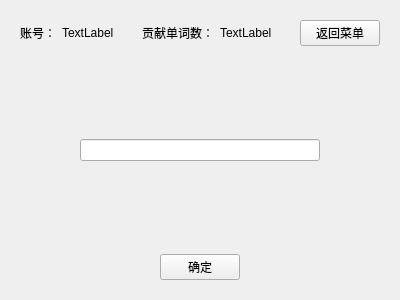
<?xml version="1.0" encoding="UTF-8"?>
<ui version="4.0">
 <class>AddWord</class>
 <widget class="QWidget" name="AddWord">
  <property name="geometry">
   <rect>
    <x>0</x>
    <y>0</y>
    <width>400</width>
    <height>300</height>
   </rect>
  </property>
  <property name="windowTitle">
   <string>Form</string>
  </property>
  <layout class="QVBoxLayout" name="verticalLayout">
   <item>
    <widget class="QWidget" name="widget" native="true">
     <layout class="QHBoxLayout" name="horizontalLayout">
      <item>
       <widget class="QLabel" name="label">
        <property name="text">
         <string>账号：</string>
        </property>
       </widget>
      </item>
      <item>
       <widget class="QLabel" name="accountLab">
        <property name="text">
         <string>TextLabel</string>
        </property>
       </widget>
      </item>
      <item>
       <spacer name="horizontalSpacer_3">
        <property name="orientation">
         <enum>Qt::Horizontal</enum>
        </property>
        <property name="sizeHint" stdset="0">
         <size>
          <width>40</width>
          <height>20</height>
         </size>
        </property>
       </spacer>
      </item>
      <item>
       <widget class="QLabel" name="label_3">
        <property name="text">
         <string>贡献单词数：</string>
        </property>
       </widget>
      </item>
      <item>
       <widget class="QLabel" name="levelNumLab">
        <property name="text">
         <string>TextLabel</string>
        </property>
       </widget>
      </item>
      <item>
       <spacer name="horizontalSpacer_4">
        <property name="orientation">
         <enum>Qt::Horizontal</enum>
        </property>
        <property name="sizeHint" stdset="0">
         <size>
          <width>40</width>
          <height>20</height>
         </size>
        </property>
       </spacer>
      </item>
      <item>
       <widget class="QPushButton" name="backBtn">
        <property name="text">
         <string>返回菜单</string>
        </property>
       </widget>
      </item>
     </layout>
    </widget>
   </item>
   <item>
    <spacer name="verticalSpacer_2">
     <property name="orientation">
      <enum>Qt::Vertical</enum>
     </property>
     <property name="sizeHint" stdset="0">
      <size>
       <width>20</width>
       <height>40</height>
      </size>
     </property>
    </spacer>
   </item>
   <item>
    <widget class="QWidget" name="widget_3" native="true">
     <layout class="QHBoxLayout" name="horizontalLayout_3" stretch="1,4,1">
      <item>
       <spacer name="horizontalSpacer_5">
        <property name="orientation">
         <enum>Qt::Horizontal</enum>
        </property>
        <property name="sizeHint" stdset="0">
         <size>
          <width>40</width>
          <height>20</height>
         </size>
        </property>
       </spacer>
      </item>
      <item>
       <widget class="QLineEdit" name="word"/>
      </item>
      <item>
       <spacer name="horizontalSpacer_6">
        <property name="orientation">
         <enum>Qt::Horizontal</enum>
        </property>
        <property name="sizeHint" stdset="0">
         <size>
          <width>40</width>
          <height>20</height>
         </size>
        </property>
       </spacer>
      </item>
     </layout>
    </widget>
   </item>
   <item>
    <spacer name="verticalSpacer">
     <property name="orientation">
      <enum>Qt::Vertical</enum>
     </property>
     <property name="sizeHint" stdset="0">
      <size>
       <width>20</width>
       <height>40</height>
      </size>
     </property>
    </spacer>
   </item>
   <item>
    <widget class="QWidget" name="widget_2" native="true">
     <layout class="QHBoxLayout" name="horizontalLayout_2">
      <item>
       <spacer name="horizontalSpacer">
        <property name="orientation">
         <enum>Qt::Horizontal</enum>
        </property>
        <property name="sizeHint" stdset="0">
         <size>
          <width>40</width>
          <height>20</height>
         </size>
        </property>
       </spacer>
      </item>
      <item>
       <widget class="QPushButton" name="confirmBtn">
        <property name="text">
         <string>确定</string>
        </property>
       </widget>
      </item>
      <item>
       <spacer name="horizontalSpacer_2">
        <property name="orientation">
         <enum>Qt::Horizontal</enum>
        </property>
        <property name="sizeHint" stdset="0">
         <size>
          <width>40</width>
          <height>20</height>
         </size>
        </property>
       </spacer>
      </item>
     </layout>
    </widget>
   </item>
  </layout>
 </widget>
 <resources/>
 <connections/>
</ui>
